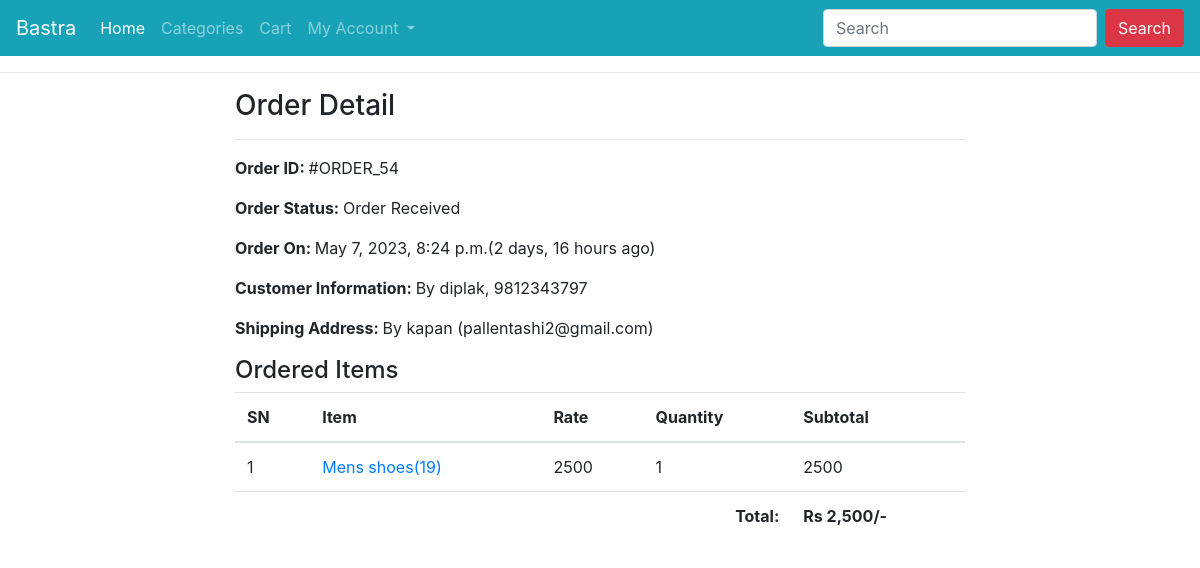
The app's page /profile/order-54/ (signed in), older data.
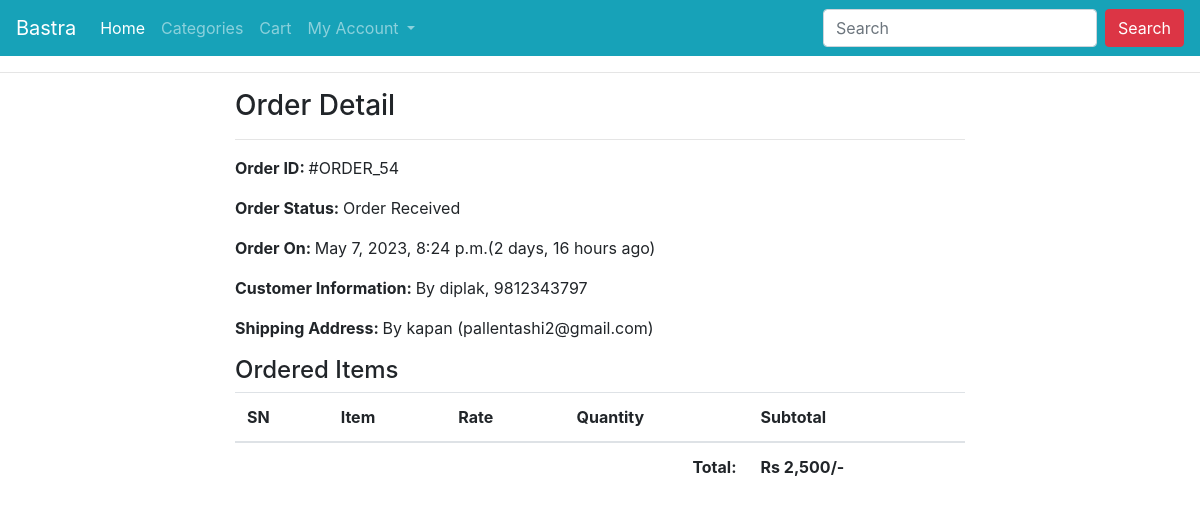
The same page, newer data.
### ecomapp/models.py (models this page shows, shortened)
class CartProduct(models.Model):
    cart = models.ForeignKey(Cart, on_delete=models.CASCADE)
    product = models.ForeignKey(Product, on_delete=models.CASCADE)
    rate = models.PositiveIntegerField()
    quantity = models.PositiveIntegerField()
    subtotal = models.PositiveIntegerField()

class Product(models.Model):
    title = models.CharField(max_length=200)
    slug = models.SlugField(unique=True)
    category = models.ForeignKey(Category, on_delete=models.CASCADE)
    image = models.ImageField(upload_to="products")
    marked_price = models.PositiveIntegerField()
    selling_price = models.PositiveIntegerField()
    description = models.TextField()
    warranty = models.CharField(max_length=300, null=True, blank=True)
    return_policy = models.CharField(max_length=300, null=True, blank=True)
    view_count = models.PositiveIntegerField(default=0)

### ecomapp/views.py (the view)
# urls.py: path("profile/order-<int:pk>/", CustomerOrderDetailView.as_view(),
class CustomerOrderDetailView(DetailView):
    template_name = "customerorderdetail.html"
    model = Order
    context_object_name = "ord_obj"
    def dispatch(self, request, *args, **kwargs):
        if request.user.is_authenticated and Customer.objects.filter(user=request.user).exists():
            order_id = self.kwargs["pk"]
            order = Order.objects.get(id=order_id)
            if request.user.customer != order.cart.customer:
                return redirect("ecomapp:customerprofile")
        else:
            return redirect("/login/?next=/profile/")
        return super().dispatch(request, *args, **kwargs)

### templates/customerorderdetail.html (shortened to what this page needs)
{% extends "base.html" %}
{% load humanize %}
{% block content %}
<div class="container">
    <div class="row">
        <div class="col-md-8 mx-auto">
            <h3>Order Detail</h3><hr>
            <p><span class="font-weight-bold">Order ID: </span> #ORDER_{{ord_obj.id}}</p>
            <p><span class="font-weight-bold">Order Status: </span> {{ord_obj.order_status}}</p>
            <p><span class="font-weight-bold">Order On: </span> {{ord_obj.created_at}}({{ord_obj.created_at|timesince}} ago)</p>
            <p><span class="font-weight-bold">Customer Information: </span> By {{ord_obj.ordered_by}}, {{ord_obj.mobile}}</p>
            <p><span class="font-weight-bold">Shipping Address: </span> By {{ord_obj.shipping_address}} ({{ord_obj.email}})</p>
            <h4>Ordered Items</h4>
            <table class="table">
                <thead>
                    <tr>
                        <th>SN</th>
                        <th>Item</th>
                        <th>Rate</th>
                        <th>Quantity</th>
                        <th>Subtotal</th>
                    </tr>
                </thead>
                <tbody>
                    {% for cp in ord_obj.cart.cartproduct_set.all %}
                    <tr>
                        <td>{{forloop.counter}}</td>
                        <td><a target="_blank" href="{% url 'ecomapp:productdetail' cp.product.slug %}">{{cp.product.title}}({{cp.product.id}})</a></td>
                        <td>{{cp.rate}}</td>
                        <td>{{cp.quantity}}</td>
                        <td>{{cp.subtotal}}</td>
                    </tr>
                    {% endfor %}
                    <tr>
                        <th colspan="4" class="text-right">Total: </th>
                        <th>Rs {{ord_obj.total|intcomma}}/-</th>
                    </tr>
                </tbody>
            </table>
        </div>
    </div>
</div>
{% endblock %}

Row changes from the older to the newer data that the page shows:
removed CartProduct: product "Mens shoes", product.id "19", rate "2500", quantity "1", subtotal "2500"
